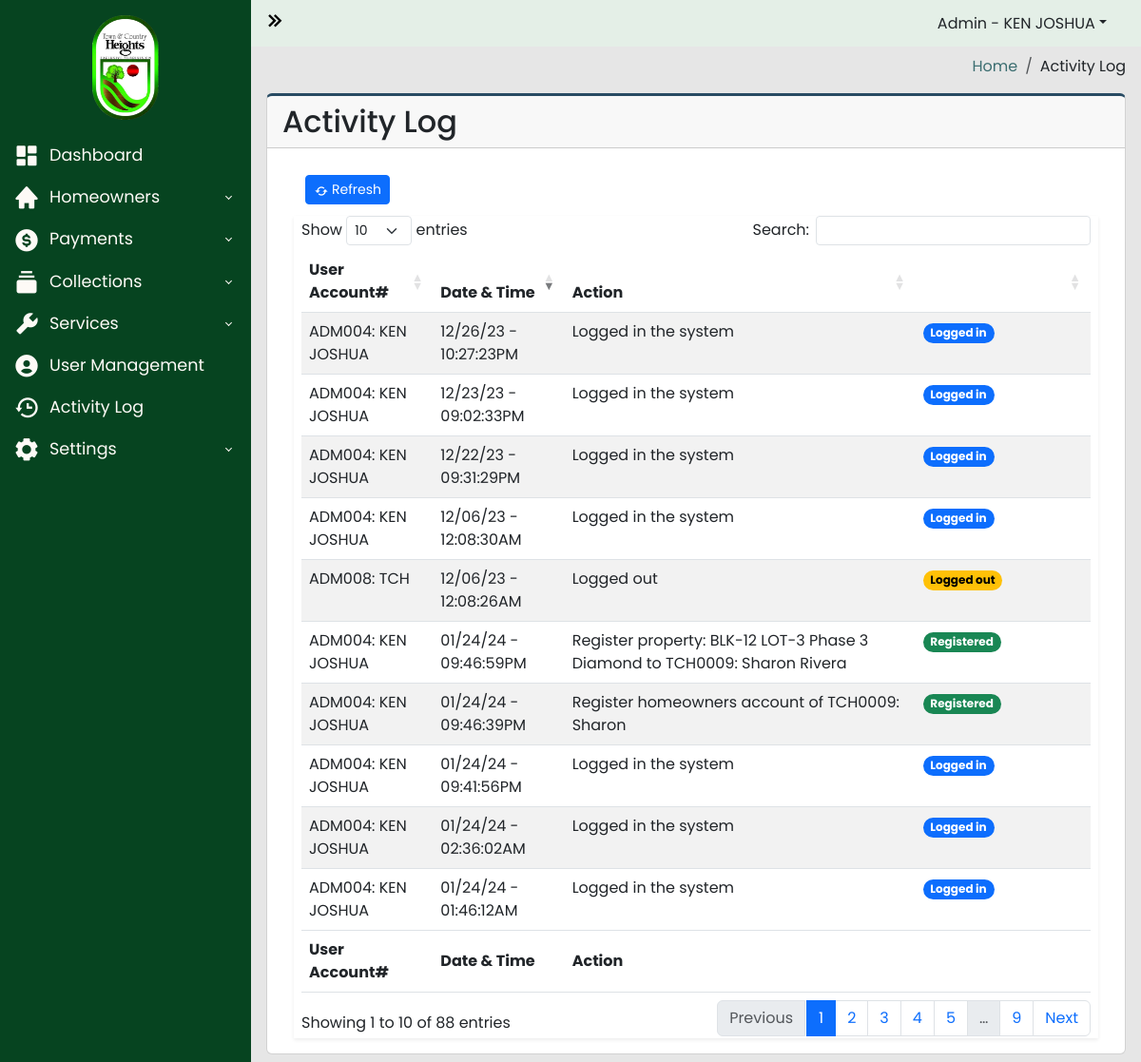
/admin-panel/activity-log.php (signed in), run on an earlier commit of the app's database.
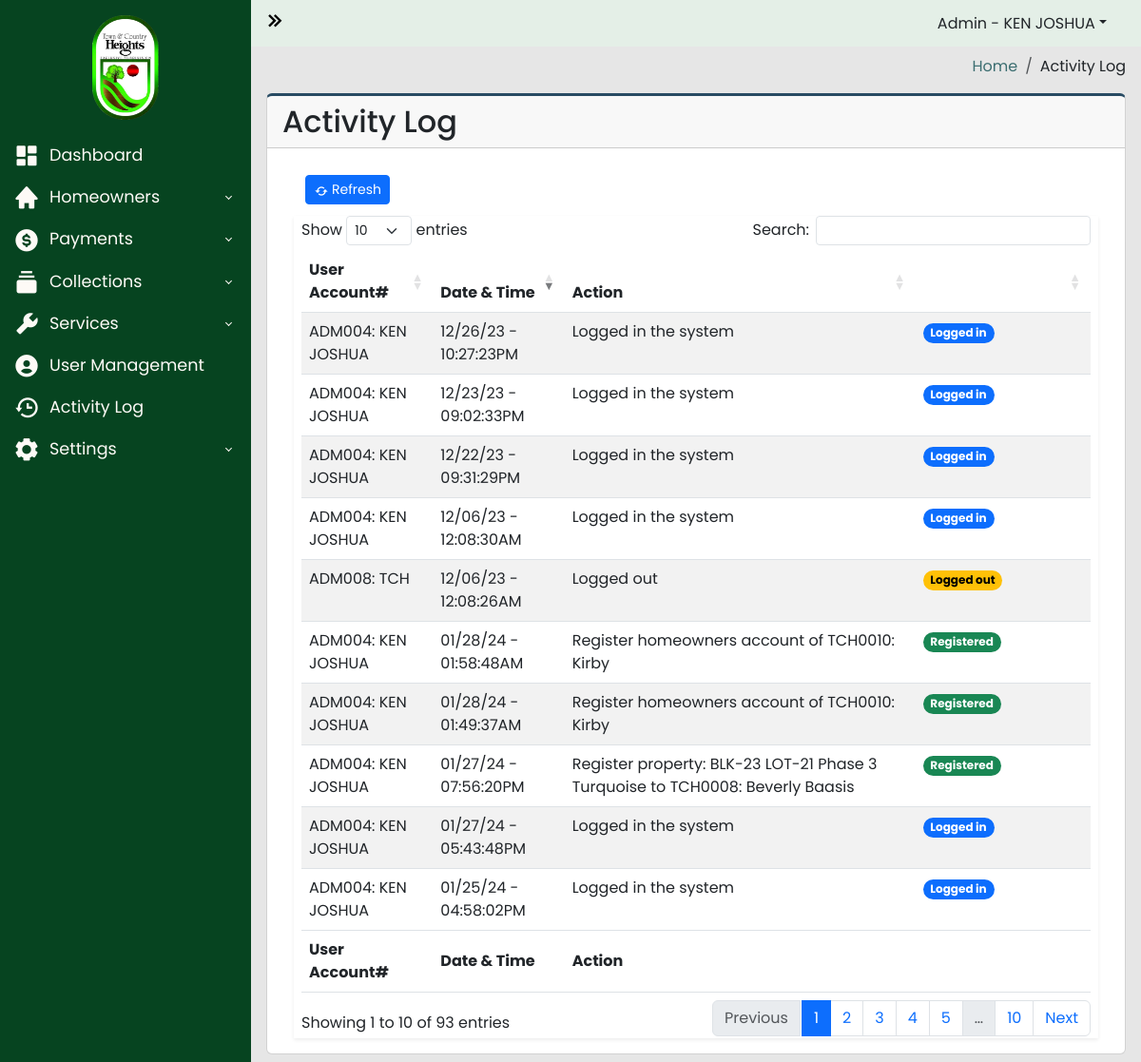
And on a later commit of the database.
### tables this page shows
CREATE TABLE `activity_log` (
  `id` int(200) NOT NULL,
  `account_number` varchar(200) NOT NULL,
  `firstname` varchar(100) NOT NULL,
  `action` varchar(250) NOT NULL,
  `date` datetime NOT NULL
);

### admin-panel/activity-log.php (the view, shortened to what the changed rows need)
<?php
require_once("../includes/header.php");
?>
<?php
$server = new Server;
$server->adminAuthentication();
?>
<body>
  <div class="wrapper">
    <div class="main">
      <main class="content px-3 py-2">
        <div class="card card-border">
          <div class="card-header">
            <h2>Activity Log</h2>
          </div>
          <div class="card-body">
            <div class="container-fluid">
              <section class="main-content">
                <div class="row">
                  <div class="col-xs-12">
                    <div class="box">
                      <div class="body-box shadow-sm">
                        <div class="table-responsive mx-2">
                          <table id="activityLogTable" class="table table-striped" style="width:100%">
                            <thead>
                              <tr>
                                <th width="15%">User Account#</th>
                                <th width="15%">Date & Time</th>
                                <th width="40%">Action</th>
                                <th width="20%"></th>
                              </tr>
                            </thead>
                            <tbody>
                              <?php
                              $query = "SELECT * FROM activity_log ";
                              $connection = $server->openConn();
                              $stmt = $connection->prepare($query);
                              $stmt->execute();
                              while ($result = $stmt->fetch()) {
                                $account_number = $result['account_number'];
                                $firstname = $result['firstname'];
                                $action = $result['action'];
                                $date = $result['date'];
                              ?>
                                <tr>
                                  <td><?php echo $account_number . ": " . $firstname; ?></td>
                                  <td><?php echo date("m/d/y - h:i:sA", strtotime($date)); ?></td>
                                  <td><?php echo $action; ?></td>
                                  <td>
                                    <?php
                                    if (str_contains($action, "Logged in")) {
                                    ?>
                                      <span class="badge rounded-pill text-bg-primary">Logged in</span>
                                    <?php
                                    } elseif (str_contains($action, "Logged out")) {
                                    ?>
                                      <span class="badge rounded-pill text-bg-warning">Logged out</span>
                                    <?php
                                    } elseif (str_contains($action, "Delete")) {
                                    ?>
                                      <span class="badge rounded-pill text-bg-danger">Deleted</span>
                                    <?php
                                    } elseif (str_contains($action, "Register")) {
                                    ?>
                                      <span class="badge rounded-pill text-bg-success">Registered</span>
                                    <?php
                                    } elseif (str_contains($action, "Update")) {
                                    ?>
                                      <span class="badge rounded-pill text-bg-info">Updated</span>
                                    <?php
                                    } elseif (str_contains($action, "Transfer")) {
                                    ?>
                                      <span class="badge rounded-pill text-bg-info">Transfer</span>
                                    <?php
                                    }
                                    ?>
                                  </td>
                                </tr>
                              <?php
                              }
                              ?>
                            </tbody>
                            <tfoot>
                              <tr>
                                <th width="15%">User Account#</th>
                                <th width="15%">Date & Time</th>
                                <th width="40%">Action</th>
                                <th width="20%"></th>
                              </tr>
                            </tfoot>
                          </table>
                        </div>
                      </div>
                    </div>
                  </div>
                </div>
              </section>
            </div>
          </div>
        </div>
      </main>
    </div>
  </div>
  <?php
  include("../includes/footer.php");
  ?>

What changed in the data, as far as the page shows it:
no longer on this page (row unchanged): activity_log: account_number "ADM004", firstname "KEN JOSHUA", date "01/24/24 - 01:46:12AM", action "Logged in the system"
no longer on this page (row unchanged): activity_log: account_number "ADM004", firstname "KEN JOSHUA", date "01/24/24 - 02:36:02AM", action "Logged in the system"
no longer on this page (row unchanged): activity_log: account_number "ADM004", firstname "KEN JOSHUA", date "01/24/24 - 09:41:56PM", action "Logged in the system"
no longer on this page (row unchanged): activity_log: account_number "ADM004", firstname "KEN JOSHUA", date "01/24/24 - 09:46:39PM", action "Register homeowners account of TCH0009: Sharon", shows "Registered"
no longer on this page (row unchanged): activity_log: account_number "ADM004", firstname "KEN JOSHUA", date "01/24/24 - 09:46:59PM", action "Register property: BLK-12 LOT-3 Phase 3 Diamond to TCH0009: Sharon Rivera", shows "Registered"
added activity_log: account_number "ADM004", firstname "KEN JOSHUA", date "01/25/24 - 04:58:02PM", action "Logged in the system"
added activity_log: account_number "ADM004", firstname "KEN JOSHUA", date "01/27/24 - 05:43:48PM", action "Logged in the system"
added activity_log: account_number "ADM004", firstname "KEN JOSHUA", date "01/27/24 - 07:56:20PM", action "Register property: BLK-23 LOT-21 Phase 3 Turquoise to TCH0008: Beverly Baasis", shows "Registered"
added activity_log: account_number "ADM004", firstname "KEN JOSHUA", date "01/28/24 - 01:49:37AM", action "Register homeowners account of TCH0010: Kirby", shows "Registered"
added activity_log: account_number "ADM004", firstname "KEN JOSHUA", date "01/28/24 - 01:58:48AM", action "Register homeowners account of TCH0010: Kirby", shows "Registered"
Also different on the page:
text written by a page script: "Show entries Search: Showing 1 to 10 of 88 entries Previous 1 2 3 4 5 … 9 Next" → "Show entries Search: Showing 1 to 10 of 93 entries Previous 1 2 3 4 5 … 10 Next"
